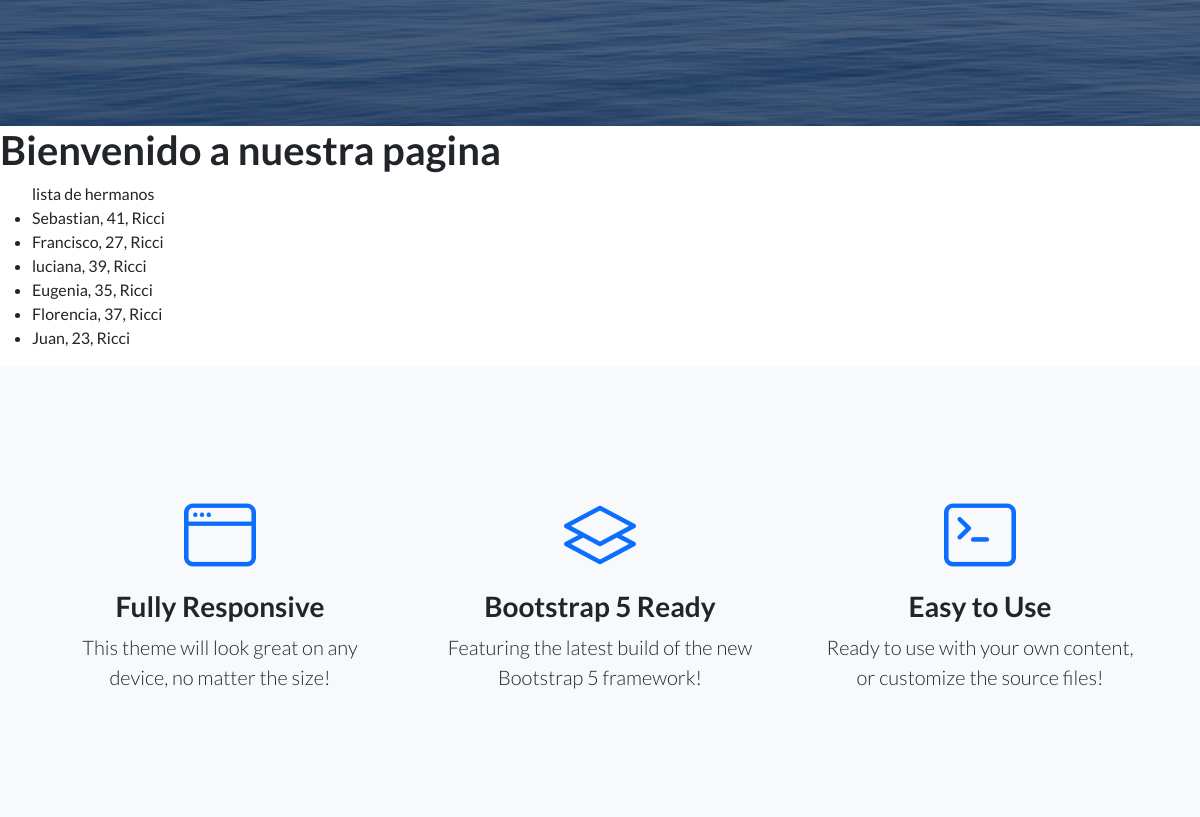
/app-coder/lista-hermanos (middle part), run on an earlier commit of the app's database.
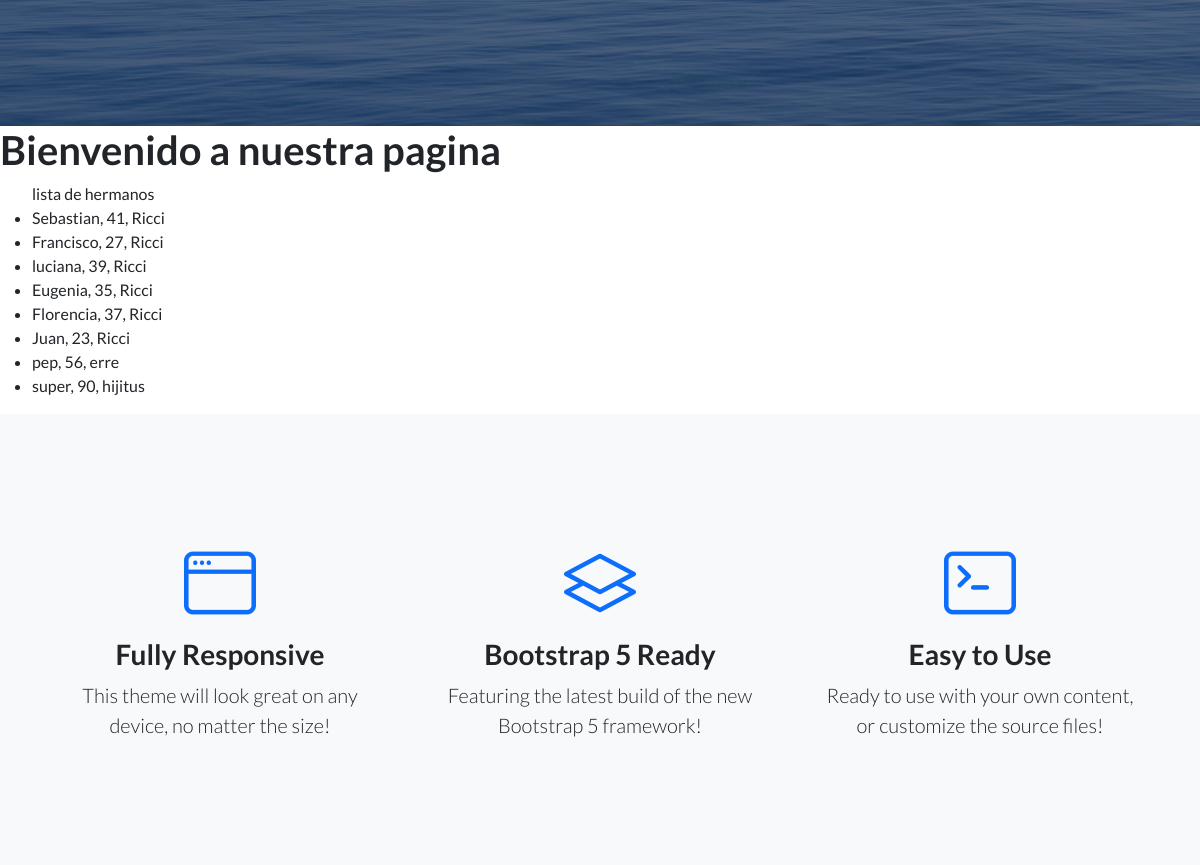
And on a later commit of the database.
### AppCoder/models.py (models this page shows, shortened)
class Hermanos(models.Model):
    nombre = models.CharField(max_length=40)
    edad = models.IntegerField()
    apellido = models.CharField(max_length=30)

### AppCoder/views.py (the view)
# urls.py: path("lista-hermanos", lista_hermanos, name="listahermanos"),
def lista_hermanos(request) -> HttpResponse:
    lista = Hermanos.objects.all()
    return render(request, "lista_hermanos.html", {"lista_hermanos": lista})

### AppCoder/templates/lista_hermanos.html
{% extends 'padre.html' %}
{% load static %}
{% block ContenidoQueCambia %}
<h1>Bienvenido a nuestra pagina</h1>
<ul>lista de hermanos
    {% for hermano in lista_hermanos %}
        <li>{{hermano.nombre}}, {{hermano.edad}}, {{hermano.apellido}}</li>
    {% endfor %}
</ul>
{% endblock ContenidoQueCambia %}

What changed in the data, as far as the page shows it:
added Hermanos: nombre "pep", edad "56", apellido "erre"
added Hermanos: nombre "super", edad "90", apellido "hijitus"
